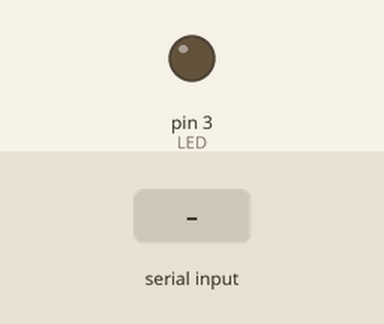
A sketch run on a simulated Arduino Uno, built with avr-gcc and run on an emulated ATmega328P. Parts: output pins drawn as LEDs (lit = HIGH). The inputs (shaded band) are chosen by the test bench. What the sketch prints to the serial monitor is not drawn.

Above: at 1.2 s.
1.3 s: "A" received over Serial
At 8.4 s:
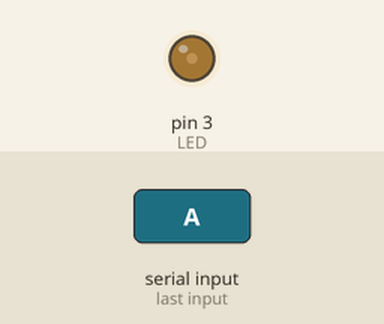
At 14.2 s:
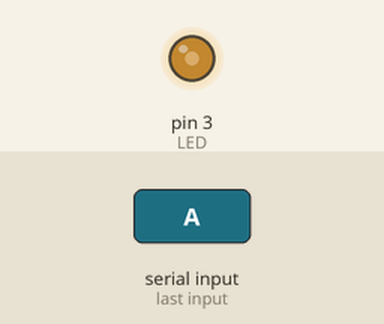
Timing chart, 0 to 18.5 s (numbered marks = the images above; inputs shaded):
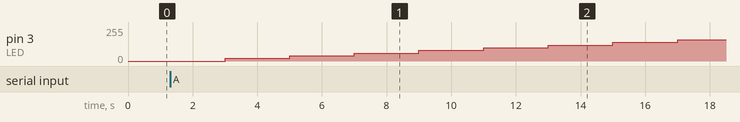

Measured:
- after the input at 1.3 s, pin 3 (LED): moves from 0/255 to 160/255 over 14.0 s, starting after 1.7 s

The sketch:

PWM_practice1.ino
```cpp
int LED = 3;
int brightness = 0;
char value;
int mode = 0;

void setup() {
  // put your setup code here, to run once:
  Serial.begin(9600);
  pinMode(LED, OUTPUT);
}

void loop() {
  // put your main code here, to run repeatedly:
  Serial.print("밝기 : ");
  Serial.println(brightness);
  Serial.print("모드 : ");
  Serial.println(mode);

  if(Serial.available()){
    value = Serial.read();
  }

  if(value == 'A'){
    mode = 1;
  }
  else if(value == 'B'){
    mode = 0;
  }

  if(mode == 1){
    analogWrite(LED,brightness);
    delay(1000);
    brightness += 20;
    if(brightness > 260){
      brightness = 255;
    }
  }
  else {
    brightness = 0;
  }

  analogWrite(LED,brightness);
  delay(1000);
}
```
